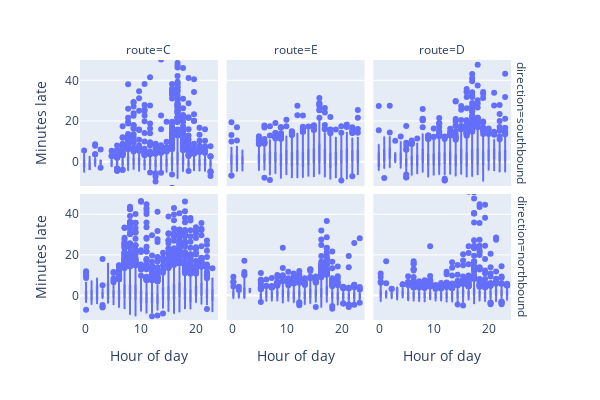

The cell this chart's notebook holds for it:
### Markdown cell above
The scale on the y-axis is proportion (or density). This scale makes it easier to compare the histograms since we are not misled by different counts in the groups. We learn that line C originates in the north and the other two lines originate in the south. ```The histogram imply there is greater variability in arrival times in the second half of the bus routes.``` That makes sense since delays get compounded as the day progresses.

Next, to explore lateness by time of day, we need to derive a new quantity: **the hour of the day that the bus is scheduled to arrive**.

### Code cell
bus['hour_of_day'] = bus['scheduled'].dt.hour

fig = px.box(bus, y='minutes_late', x='hour_of_day',
             facet_row='direction', facet_col='route',
             labels={'minutes_late': "Minutes late",
                     'hour_of_day': 'Hour of day'},
             width=600, height=400).update_layout(bargap=0.1)

fig.update_yaxes(range=[-12, 50])
# fig.update_layout(margin=dict(t=25))
fig.show()

### Figure 1 — Plotly figure (JSON) as saved in the notebook; plotly's stock layout.template omitted (floating-point values rounded to 4 significant figures; data arrays with more than 128 entries replaced by an {"elided": "..."} marker saying what was removed)
{"data": [{"alignmentgroup": "True", "hovertemplate": "direction=southbound<br>route=C<br>Hour of day=%{x}<br>Minutes late=%{y}<extra></extra>", "legendgroup": "", "marker": {"color": "#636efa"}, "name": "", "notched": false, "offsetgroup": "", "orientation": "v", "showlegend": false, "x": {"elided": "6551 int values"}, "x0": " ", "xaxis": "x4", "y": {"elided": "6551 float values"}, "y0": " ", "yaxis": "y4", "type": "box"}, {"alignmentgroup": "True", "hovertemplate": "direction=southbound<br>route=E<br>Hour of day=%{x}<br>Minutes late=%{y}<extra></extra>", "legendgroup": "", "marker": {"color": "#636efa"}, "name": "", "notched": false, "offsetgroup": "", "orientation": "v", "showlegend": false, "x": {"elided": "6221 int values"}, "x0": " ", "xaxis": "x5", "y": {"elided": "6221 float values"}, "y0": " ", "yaxis": "y5", "type": "box"}, {"alignmentgroup": "True", "hovertemplate": "direction=southbound<br>route=D<br>Hour of day=%{x}<br>Minutes late=%{y}<extra></extra>", "legendgroup": "", "marker": {"color": "#636efa"}, "name": "", "notched": false, "offsetgroup": "", "orientation": "v", "showlegend": false, "x": {"elided": "6546 int values"}, "x0": " ", "xaxis": "x6", "y": {"elided": "6546 float values"}, "y0": " ", "yaxis": "y6", "type": "box"}, {"alignmentgroup": "True", "hovertemplate": "direction=northbound<br>route=C<br>Hour of day=%{x}<br>Minutes late=%{y}<extra></extra>", "legendgroup": "", "marker": {"color": "#636efa"}, "name": "", "notched": false, "offsetgroup": "", "orientation": "v", "showlegend": false, "x": {"elided": "6677 int values"}, "x0": " ", "xaxis": "x", "y": {"elided": "6677 float values"}, "y0": " ", "yaxis": "y", "type": "box"}, {"alignmentgroup": "True", "hovertemplate": "direction=northbound<br>route=E<br>Hour of day=%{x}<br>Minutes late=%{y}<extra></extra>", "legendgroup": "", "marker": {"color": "#636efa"}, "name": "", "notched": false, "offsetgroup": "", "orientation": "v", "showlegend": false, "x": {"elided": "6289 int values"}, "x0": " ", "xaxis": "x2", "y": {"elided": "6289 float values"}, "y0": " ", "yaxis": "y2", "type": "box"}, {"alignmentgroup": "True", "hovertemplate": "direction=northbound<br>route=D<br>Hour of day=%{x}<br>Minutes late=%{y}<extra></extra>", "legendgroup": "", "marker": {"color": "#636efa"}, "name": "", "notched": false, "offsetgroup": "", "orientation": "v", "showlegend": false, "x": {"elided": "6633 int values"}, "x0": " ", "xaxis": "x3", "y": {"elided": "6633 float values"}, "y0": " ", "yaxis": "y3", "type": "box"}], "layout": {"xaxis": {"anchor": "y", "domain": [0.0, 0.3133], "title": {"text": "Hour of day"}}, "yaxis": {"anchor": "x", "domain": [0.0, 0.485], "title": {"text": "Minutes late"}, "range": [-12, 50]}, "xaxis2": {"anchor": "y2", "domain": [0.3333, 0.6467], "matches": "x", "title": {"text": "Hour of day"}}, "yaxis2": {"anchor": "x2", "domain": [0.0, 0.485], "matches": "y", "showticklabels": false, "range": [-12, 50]}, "xaxis3": {"anchor": "y3", "domain": [0.6667, 0.98], "matches": "x", "title": {"text": "Hour of day"}}, "yaxis3": {"anchor": "x3", "domain": [0.0, 0.485], "matches": "y", "showticklabels": false, "range": [-12, 50]}, "xaxis4": {"anchor": "y4", "domain": [0.0, 0.3133], "matches": "x", "showticklabels": false}, "yaxis4": {"anchor": "x4", "domain": [0.515, 1.0], "matches": "y", "title": {"text": "Minutes late"}, "range": [-12, 50]}, "xaxis5": {"anchor": "y5", "domain": [0.3333, 0.6467], "matches": "x", "showticklabels": false}, "yaxis5": {"anchor": "x5", "domain": [0.515, 1.0], "matches": "y", "showticklabels": false, "range": [-12, 50]}, "xaxis6": {"anchor": "y6", "domain": [0.6667, 0.98], "matches": "x", "showticklabels": false}, "yaxis6": {"anchor": "x6", "domain": [0.515, 1.0], "matches": "y", "showticklabels": false, "range": [-12, 50]}, "annotations": [{"font": {}, "showarrow": false, "text": "route=C", "x": 0.1567, "xanchor": "center", "xref": "paper", "y": 1.0, "yanchor": "bottom", "yref": "paper"}, {"font": {}, "showarrow": false, "text": "route=E", "x": 0.49, "xanchor": "center", "xref": "paper", "y": 1.0, "yanchor": "bottom", "yref": "paper"}, {"font": {}, "showarrow": false, "text": "route=D", "x": 0.8233, "xanchor": "center", "xref": "paper", "y": 1.0, "yanchor": "bottom", "yref": "paper"}, {"font": {}, "showarrow": false, "text": "direction=northbound", "textangle": 90, "x": 0.98, "xanchor": "left", "xref": "paper", "y": 0.2425, "yanchor": "middle", "yref": "paper"}, {"font": {}, "showarrow": false, "text": "direction=southbound", "textangle": 90, "x": 0.98, "xanchor": "left", "xref": "paper", "y": 0.7575, "yanchor": "middle", "yref": "paper"}], "legend": {"tracegroupgap": 0}, "margin": {"t": 60}, "boxmode": "group", "height": 400, "width": 600, "bargap": 0.1}}
